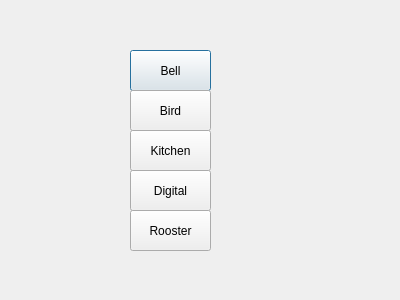
<?xml version="1.0" encoding="UTF-8"?>
<ui version="4.0">
 <class>alarmwindow</class>
 <widget class="QDialog" name="alarmwindow">
  <property name="geometry">
   <rect>
    <x>0</x>
    <y>0</y>
    <width>400</width>
    <height>300</height>
   </rect>
  </property>
  <property name="windowTitle">
   <string>Dialog</string>
  </property>
  <widget class="QPushButton" name="bell_button">
   <property name="geometry">
    <rect>
     <x>130</x>
     <y>50</y>
     <width>81</width>
     <height>41</height>
    </rect>
   </property>
   <property name="text">
    <string>Bell</string>
   </property>
  </widget>
  <widget class="QPushButton" name="bird_button">
   <property name="geometry">
    <rect>
     <x>130</x>
     <y>90</y>
     <width>81</width>
     <height>41</height>
    </rect>
   </property>
   <property name="text">
    <string>Bird</string>
   </property>
  </widget>
  <widget class="QPushButton" name="kitchen_button">
   <property name="geometry">
    <rect>
     <x>130</x>
     <y>130</y>
     <width>81</width>
     <height>41</height>
    </rect>
   </property>
   <property name="text">
    <string>Kitchen</string>
   </property>
  </widget>
  <widget class="QPushButton" name="digital_button">
   <property name="geometry">
    <rect>
     <x>130</x>
     <y>170</y>
     <width>81</width>
     <height>41</height>
    </rect>
   </property>
   <property name="text">
    <string>Digital</string>
   </property>
  </widget>
  <widget class="QPushButton" name="rooster_button">
   <property name="geometry">
    <rect>
     <x>130</x>
     <y>210</y>
     <width>81</width>
     <height>41</height>
    </rect>
   </property>
   <property name="text">
    <string>Rooster</string>
   </property>
  </widget>
 </widget>
 <resources/>
 <connections/>
</ui>
